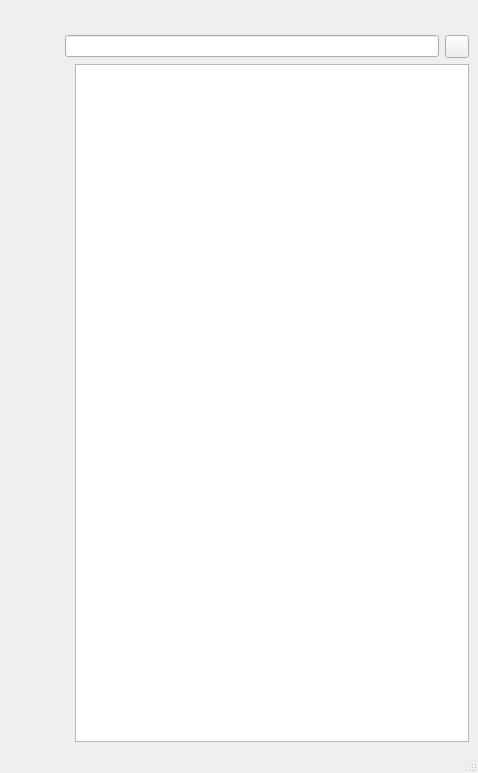
<?xml version="1.0" encoding="UTF-8"?>
<ui version="4.0">
 <class>Index</class>
 <widget class="QMainWindow" name="Index">
  <property name="geometry">
   <rect>
    <x>0</x>
    <y>0</y>
    <width>478</width>
    <height>773</height>
   </rect>
  </property>
  <property name="windowTitle">
   <string>MainWindow</string>
  </property>
  <property name="styleSheet">
   <string notr="true"/>
  </property>
  <widget class="QWidget" name="centralwidget">
   <layout class="QVBoxLayout" name="verticalLayout_2">
    <item>
     <layout class="QHBoxLayout" name="horizontalLayout">
      <item>
       <spacer name="horizontalSpacer">
        <property name="orientation">
         <enum>Qt::Orientation::Horizontal</enum>
        </property>
        <property name="sizeHint" stdset="0">
         <size>
          <width>40</width>
          <height>20</height>
         </size>
        </property>
       </spacer>
      </item>
      <item>
       <widget class="QToolButton" name="smallButon">
        <property name="styleSheet">
         <string notr="true">QToolButton{
	background-color: rgba(0, 0, 0,0);
    border:none;
}</string>
        </property>
        <property name="text">
         <string/>
        </property>
        <property name="icon">
         <iconset resource="icons.qrc">
          <normaloff>:/imgs/suoxiao.svg</normaloff>:/imgs/suoxiao.svg</iconset>
        </property>
       </widget>
      </item>
      <item>
       <widget class="QToolButton" name="closeButton">
        <property name="styleSheet">
         <string notr="true">QToolButton{
	background-color: rgba(0, 0, 0,0);
    border:none;
}
QToolButton#closeButton:hover{
	background-color: rgb(255, 68, 6);
}</string>
        </property>
        <property name="text">
         <string/>
        </property>
        <property name="icon">
         <iconset resource="icons.qrc">
          <normaloff>:/imgs/icons8-close.svg</normaloff>:/imgs/icons8-close.svg</iconset>
        </property>
       </widget>
      </item>
     </layout>
    </item>
    <item>
     <layout class="QHBoxLayout" name="horizontalLayout_3">
      <item>
       <spacer name="horizontalSpacer_2">
        <property name="orientation">
         <enum>Qt::Orientation::Horizontal</enum>
        </property>
        <property name="sizeHint" stdset="0">
         <size>
          <width>40</width>
          <height>20</height>
         </size>
        </property>
       </spacer>
      </item>
      <item>
       <widget class="QLineEdit" name="lineEdit">
        <property name="minimumSize">
         <size>
          <width>374</width>
          <height>0</height>
         </size>
        </property>
        <property name="maximumSize">
         <size>
          <width>350</width>
          <height>16777215</height>
         </size>
        </property>
       </widget>
      </item>
      <item>
       <widget class="QToolButton" name="addToolButton">
        <property name="text">
         <string/>
        </property>
        <property name="icon">
         <iconset resource="icons.qrc">
          <normaloff>:/imgs/+.svg</normaloff>:/imgs/+.svg</iconset>
        </property>
       </widget>
      </item>
     </layout>
    </item>
    <item>
     <layout class="QHBoxLayout" name="horizontalLayout_2">
      <item>
       <layout class="QVBoxLayout" name="verticalLayout">
        <item>
         <widget class="QPushButton" name="messageButton">
          <property name="minimumSize">
           <size>
            <width>60</width>
            <height>60</height>
           </size>
          </property>
          <property name="maximumSize">
           <size>
            <width>60</width>
            <height>60</height>
           </size>
          </property>
          <property name="styleSheet">
           <string notr="true">QPushButton{
image: url(:/imgs/xiaoxi.svg);
background-color: rgba(0, 0, 0,0);
border:none
}

QPushButton:hover{
	background-color: rgb(135, 130, 133);
    border:none
}
</string>
          </property>
          <property name="text">
           <string/>
          </property>
         </widget>
        </item>
        <item>
         <widget class="QPushButton" name="friendButton">
          <property name="minimumSize">
           <size>
            <width>60</width>
            <height>60</height>
           </size>
          </property>
          <property name="maximumSize">
           <size>
            <width>60</width>
            <height>60</height>
           </size>
          </property>
          <property name="styleSheet">
           <string notr="true">QPushButton{
	image: url(:/imgs/lianxiren.svg);
    background-color: rgba(0, 0, 0,0);
    border:none;
}
QPushButton:hover{
	background-color: rgb(135, 130, 133);
    border:none
}
</string>
          </property>
          <property name="text">
           <string/>
          </property>
         </widget>
        </item>
        <item>
         <spacer name="verticalSpacer">
          <property name="orientation">
           <enum>Qt::Orientation::Vertical</enum>
          </property>
          <property name="sizeHint" stdset="0">
           <size>
            <width>20</width>
            <height>40</height>
           </size>
          </property>
         </spacer>
        </item>
        <item>
         <widget class="QPushButton" name="setButton">
          <property name="minimumSize">
           <size>
            <width>60</width>
            <height>60</height>
           </size>
          </property>
          <property name="maximumSize">
           <size>
            <width>60</width>
            <height>60</height>
           </size>
          </property>
          <property name="styleSheet">
           <string notr="true">
QPushButton{
image: url(:/imgs/shezhi.svg);
background-color: rgba(0, 0, 0,0);
border:none
}
QPushButton:hover{
	background-color: rgb(135, 130, 133);
    border:none
}
</string>
          </property>
          <property name="text">
           <string/>
          </property>
         </widget>
        </item>
       </layout>
      </item>
      <item>
       <widget class="QListView" name="messagelistView">
        <property name="minimumSize">
         <size>
          <width>350</width>
          <height>600</height>
         </size>
        </property>
        <property name="maximumSize">
         <size>
          <width>450</width>
          <height>16777215</height>
         </size>
        </property>
        <property name="styleSheet">
         <string notr="true">QToolButton{
	background-color: rgba(0, 0, 0,0);
}</string>
        </property>
       </widget>
      </item>
     </layout>
    </item>
   </layout>
  </widget>
  <widget class="QMenuBar" name="menubar">
   <property name="geometry">
    <rect>
     <x>0</x>
     <y>0</y>
     <width>478</width>
     <height>25</height>
    </rect>
   </property>
  </widget>
  <widget class="QStatusBar" name="statusbar"/>
 </widget>
 <resources>
  <include location="icons.qrc"/>
 </resources>
 <connections/>
</ui>
